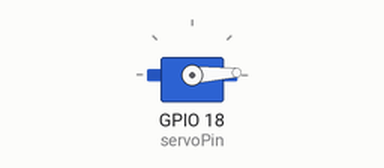
Bench run of a sketch on a simulated ESP32. Parts: servo.

Above: at 0.05 s.
At 1.3 s:
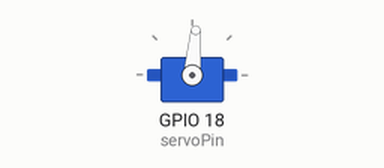
At 2.6 s:
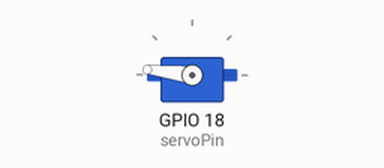
At 5.2 s:
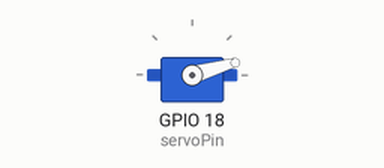
Timing chart, 0 to 7.1 s (numbered marks = the images above):
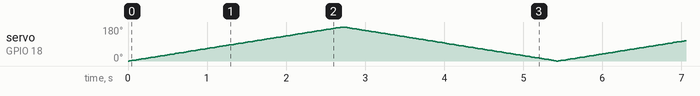

The sketch:

main.ino
```cpp
// Servo Sweep example for the ESP32
// https://wokwi.com/arduino/projects/323706614646309460

#include <ESP32Servo.h>

const int servoPin = 18;

Servo servo;

void setup() {
  servo.attach(servoPin, 500, 2400);
}

int pos = 0;

void loop() {
  for (pos = 0; pos <= 180; pos += 1) {
    servo.write(pos);
    delay(15);
  }
  for (pos = 180; pos >= 0; pos -= 1) {
    servo.write(pos);
    delay(15);
  }
}
```
